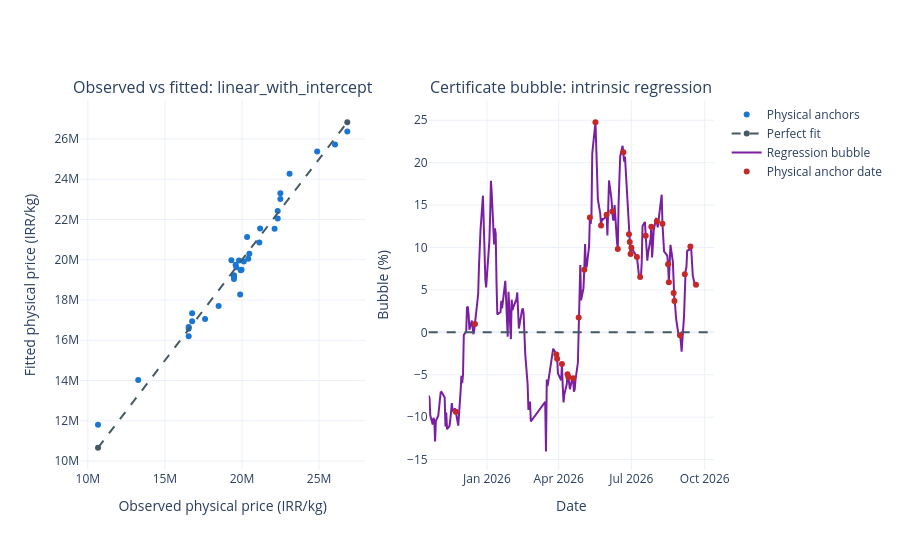

Notebook cell for this chart:
### Code cell
fit_limits = [min(anchors_intrinsic_regression['physical_price'].min(),
                  anchors_intrinsic_regression['fitted_physical_price'].min()),
              max(anchors_intrinsic_regression['physical_price'].max(),
                  anchors_intrinsic_regression['fitted_physical_price'].max())]
anchor_regression_bubbles = bubble_intrinsic_regression.loc[
    bubble_intrinsic_regression['is_physical_anchor_date']]
fig = make_subplots(rows=1, cols=2, subplot_titles=(
    f'Observed vs fitted: {selected_intrinsic_model_name}', 'Certificate bubble: intrinsic regression'))
fig.add_trace(go.Scatter(x=anchors_intrinsic_regression['physical_price'],
    y=anchors_intrinsic_regression['fitted_physical_price'], mode='markers',
    name='Physical anchors', marker_color='#1976D2'), row=1, col=1)
fig.add_trace(go.Scatter(x=fit_limits, y=fit_limits, name='Perfect fit',
    line=dict(color='#455A64', dash='dash')), row=1, col=1)
fig.add_trace(go.Scatter(x=bubble_intrinsic_regression['date'],
    y=bubble_intrinsic_regression['certificate_bubble_pct'],
    name='Regression bubble', line_color='#7B1FA2'), row=1, col=2)
fig.add_trace(go.Scatter(x=anchor_regression_bubbles['date'],
    y=anchor_regression_bubbles['certificate_bubble_pct'], mode='markers',
    name='Physical anchor date', marker_color='#C62828'), row=1, col=2)
fig.add_hline(y=0, line_dash='dash', line_color='#455A64', row=1, col=2)
fig.update_xaxes(title_text='Observed physical price (IRR/kg)', row=1, col=1)
fig.update_yaxes(title_text='Fitted physical price (IRR/kg)', row=1, col=1)
fig.update_xaxes(title_text='Date', row=1, col=2)
fig.update_yaxes(title_text='Bubble (%)', row=1, col=2)
fig.update_layout(height=550, template='plotly_white')
fig.show()

### Figure 1 — Plotly figure (JSON) as saved in the notebook; plotly's stock layout.template omitted (floating-point values rounded to 4 significant figures; data arrays with more than 128 entries replaced by an {"elided": "..."} marker saying what was removed)
{"data": [{"marker": {"color": "#1976D2"}, "mode": "markers", "name": "Physical anchors", "type": "scatter", "x": [10660000.0, 13270000.0, 16540000.0, 16540000.0, 16540000.0, 16770000.0, 16770000.0, 17600000.0, 18480000.0, 19310000.0, 19590000.0, 20480000.0, 19920000.0, 19970000.0, 20400000.0, 20120000.0, 19880000.0, 19480000.0, 19480000.0, 19480000.0, 19480000.0, 19630000.0, 19810000.0, 20330000.0, 21120000.0, 21180000.0, 22110000.0, 22320000.0, 22320000.0, 22490000.0, 22490000.0, 23080000.0, 24880000.0, 26030000.0, 26830000.0], "xaxis": "x", "y": [11800000.0, 14020000.0, 16570000.0, 16660000.0, 16200000.0, 16950000.0, 17340000.0, 17060000.0, 17700000.0, 19970000.0, 19750000.0, 20300000.0, 19470000.0, 19510000.0, 20050000.0, 19910000.0, 18270000.0, 19180000.0, 19040000.0, 19230000.0, 19190000.0, 19620000.0, 19960000.0, 21130000.0, 20850000.0, 21550000.0, 21540000.0, 22050000.0, 22420000.0, 23010000.0, 23310000.0, 24270000.0, 25380000.0, 25720000.0, 26370000.0], "yaxis": "y"}, {"line": {"color": "#455A64", "dash": "dash"}, "name": "Perfect fit", "type": "scatter", "x": [10660673, 26828473], "xaxis": "x", "y": [10660673, 26828473], "yaxis": "y"}, {"line": {"color": "#7B1FA2"}, "name": "Regression bubble", "type": "scatter", "x": {"elided": "210 str values"}, "xaxis": "x2", "y": {"elided": "210 float values"}, "yaxis": "y2"}, {"marker": {"color": "#C62828"}, "mode": "markers", "name": "Physical anchor date", "type": "scatter", "x": ["2025-11-23T00:00:00.000000", "2025-12-17T00:00:00.000000", "2026-03-29T00:00:00.000000", "2026-03-30T00:00:00.000000", "2026-04-05T00:00:00.000000", "2026-04-12T00:00:00.000000", "2026-04-13T00:00:00.000000", "2026-04-19T00:00:00.000000", "2026-04-26T00:00:00.000000", "2026-05-03T00:00:00.000000", "2026-05-10T00:00:00.000000", "2026-05-17T00:00:00.000000", "2026-05-24T00:00:00.000000", "2026-05-31T00:00:00.000000", "2026-06-07T00:00:00.000000", "2026-06-14T00:00:00.000000", "2026-06-21T00:00:00.000000", "2026-06-28T00:00:00.000000", "2026-06-29T00:00:00.000000", "2026-06-30T00:00:00.000000", "2026-07-01T00:00:00.000000", "2026-07-08T00:00:00.000000", "2026-07-12T00:00:00.000000", "2026-07-19T00:00:00.000000", "2026-07-26T00:00:00.000000", "2026-08-02T00:00:00.000000", "2026-08-09T00:00:00.000000", "2026-08-16T00:00:00.000000", "2026-08-17T00:00:00.000000", "2026-08-23T00:00:00.000000", "2026-08-24T00:00:00.000000", "2026-08-31T00:00:00.000000", "2026-09-06T00:00:00.000000", "2026-09-13T00:00:00.000000", "2026-09-20T00:00:00.000000"], "xaxis": "x2", "y": [-9.362, 0.9914, -2.617, -3.12, -3.745, -4.926, -5.261, -5.421, 1.759, 7.375, 13.55, 24.77, 12.59, 13.87, 14.24, 9.834, 21.23, 11.55, 10.66, 9.249, 9.964, 8.893, 6.522, 11.38, 12.45, 13.11, 12.81, 8.03, 5.896, 4.625, 3.686, -0.3361, 6.845, 10.11, 5.623], "yaxis": "y2"}], "layout": {"annotations": [{"font": {"size": 16}, "showarrow": false, "text": "Observed vs fitted: linear_with_intercept", "x": 0.225, "xanchor": "center", "xref": "paper", "y": 1, "yanchor": "bottom", "yref": "paper"}, {"font": {"size": 16}, "showarrow": false, "text": "Certificate bubble: intrinsic regression", "x": 0.775, "xanchor": "center", "xref": "paper", "y": 1, "yanchor": "bottom", "yref": "paper"}], "height": 550, "shapes": [{"line": {"color": "#455A64", "dash": "dash"}, "type": "line", "x0": 0, "x1": 1, "xref": "x2 domain", "y0": 0, "y1": 0, "yref": "y2"}], "xaxis": {"anchor": "y", "domain": [0, 0.45], "title": {"text": "Observed physical price (IRR/kg)"}}, "xaxis2": {"anchor": "y2", "domain": [0.55, 1], "title": {"text": "Date"}}, "yaxis": {"anchor": "x", "domain": [0, 1], "title": {"text": "Fitted physical price (IRR/kg)"}}, "yaxis2": {"anchor": "x2", "domain": [0, 1], "title": {"text": "Bubble (%)"}}}}
